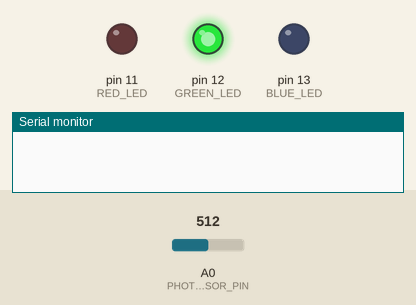
This sketch was run on a simulated Arduino Uno, built with avr-gcc and run on an emulated ATmega328P. Shown: output pins drawn as LEDs (lit = HIGH), the last lines printed to the serial monitor. Inputs (shaded band) come from the test bench; at power-on: A0 (PHOTO_SENSOR_PIN) = 512.

Above: at 1.2 s.
1.3 s: A0 (PHOTO_SENSOR_PIN) set to 893
2.8 s: A0 (PHOTO_SENSOR_PIN) set to 912
At 3.3 s:
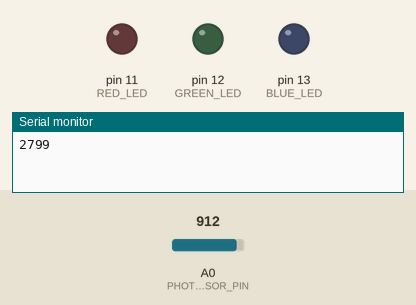
4.3 s: A0 (PHOTO_SENSOR_PIN) set to 900
At 6.0 s:
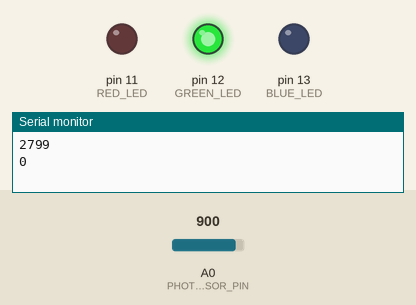
6.3 s: A0 (PHOTO_SENSOR_PIN) set to 1023
At 7.2 s:
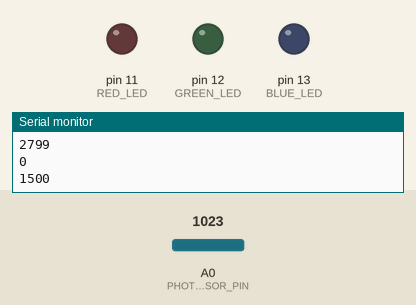
Timing chart, 0 to 8.8 s (numbered marks = the images above; inputs shaded):
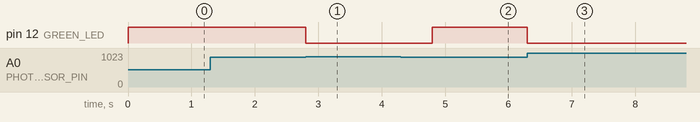

Measured:
- the behaviour switches between 900 and 901 on A0 (PHOTO_SENSOR_PIN) (found by bisection; images 0 and 1)
- after the input at 1.3 s, every drawn part: stays the same
- after the input at 2.8 s, pin 12 (GREEN_LED): HIGH → LOW at once
- after the input at 4.3 s, pin 12 (GREEN_LED): LOW → HIGH after 0.50 s
- after the input at 6.3 s, pin 12 (GREEN_LED): HIGH → LOW at once

The sketch:

latency_stopwatch.ino
```cpp
const boolean LED_ON = HIGH;
const boolean LED_OFF = LOW;

const byte RED_LED = 11;
const byte GREEN_LED = 12;
const byte BLUE_LED = 13;

const int PHOTO_SENSOR_THRESHOLD_VALUE = 900;
const int PHOTO_SENSOR_PIN = A0;

boolean ledTimestampSet = false;
unsigned long ledOnTimestamp = 0;

unsigned long latency;

void setup() {
  Serial.begin(9600);

  pinMode(RED_LED, OUTPUT);
  pinMode(GREEN_LED, OUTPUT);
  pinMode(BLUE_LED, OUTPUT);
}

void loop() {
  if (!ledTimestampSet) {
    digitalWrite(GREEN_LED, LED_ON);

    ledOnTimestamp = millis();
    ledTimestampSet = true;
  }

  int photoSensorValue = analogRead(PHOTO_SENSOR_PIN);

  if (photoSensorValue > PHOTO_SENSOR_THRESHOLD_VALUE) {
    unsigned long photoSensorCaptureTimestamp = millis();
    latency = photoSensorCaptureTimestamp - ledOnTimestamp;

    Serial.println(latency);

    ledTimestampSet = false;
    digitalWrite(GREEN_LED, LED_OFF);
    delay(1000);
  }
}
```
